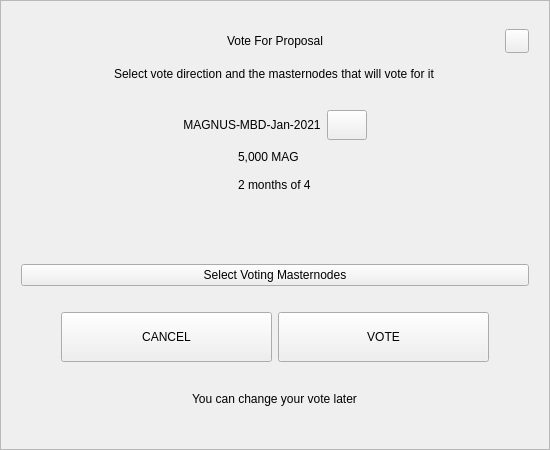
<?xml version="1.0" encoding="UTF-8"?>
<ui version="4.0">
 <class>VoteDialog</class>
 <widget class="QWidget" name="VoteDialog">
  <property name="geometry">
   <rect>
    <x>0</x>
    <y>0</y>
    <width>550</width>
    <height>450</height>
   </rect>
  </property>
  <layout class="QVBoxLayout" name="verticalLayout_1">
   <property name="spacing">
    <number>0</number>
   </property>
   <property name="leftMargin">
    <number>0</number>
   </property>
   <property name="topMargin">
    <number>0</number>
   </property>
   <property name="rightMargin">
    <number>0</number>
   </property>
   <property name="bottomMargin">
    <number>0</number>
   </property>
   <item>
    <widget class="QFrame" name="frame">
     <property name="styleSheet">
      <string notr="true"/>
     </property>
     <property name="frameShape">
      <enum>QFrame::StyledPanel</enum>
     </property>
     <property name="frameShadow">
      <enum>QFrame::Raised</enum>
     </property>
     <layout class="QVBoxLayout" name="verticalLayout_2">
      <property name="spacing">
       <number>6</number>
      </property>
      <property name="leftMargin">
       <number>20</number>
      </property>
      <property name="topMargin">
       <number>20</number>
      </property>
      <property name="rightMargin">
       <number>20</number>
      </property>
      <property name="bottomMargin">
       <number>20</number>
      </property>
      <item>
       <layout class="QHBoxLayout" name="horizontalLayout_1">
        <property name="spacing">
         <number>0</number>
        </property>
        <item>
         <spacer name="horizontalSpacer_1">
          <property name="orientation">
           <enum>Qt::Horizontal</enum>
          </property>
          <property name="sizeHint" stdset="0">
           <size>
            <width>40</width>
            <height>20</height>
           </size>
          </property>
         </spacer>
        </item>
        <item>
         <widget class="QLabel" name="labelTitle">
          <property name="minimumSize">
           <size>
            <width>0</width>
            <height>40</height>
           </size>
          </property>
          <property name="maximumSize">
           <size>
            <width>16777215</width>
            <height>40</height>
           </size>
          </property>
          <property name="styleSheet">
           <string notr="true">padding-left:24px;</string>
          </property>
          <property name="text">
           <string>Vote For Proposal</string>
          </property>
          <property name="alignment">
           <set>Qt::AlignCenter</set>
          </property>
          <property name="margin">
           <number>7</number>
          </property>
         </widget>
        </item>
        <item>
         <spacer name="horizontalSpacer_2">
          <property name="orientation">
           <enum>Qt::Horizontal</enum>
          </property>
          <property name="sizeHint" stdset="0">
           <size>
            <width>40</width>
            <height>20</height>
           </size>
          </property>
         </spacer>
        </item>
        <item>
         <widget class="QPushButton" name="btnEsc">
          <property name="minimumSize">
           <size>
            <width>24</width>
            <height>24</height>
           </size>
          </property>
          <property name="maximumSize">
           <size>
            <width>24</width>
            <height>24</height>
           </size>
          </property>
          <property name="focusPolicy">
           <enum>Qt::NoFocus</enum>
          </property>
          <property name="text">
           <string/>
          </property>
         </widget>
        </item>
       </layout>
      </item>
      <item alignment="Qt::AlignHCenter">
       <widget class="QLabel" name="labelSubtitle">
        <property name="text">
         <string>Select vote direction and the masternodes that will vote for it</string>
        </property>
       </widget>
      </item>
      <item>
       <spacer name="verticalSpacer_1">
        <property name="orientation">
         <enum>Qt::Vertical</enum>
        </property>
        <property name="sizeType">
         <enum>QSizePolicy::Expanding</enum>
        </property>
        <property name="sizeHint" stdset="0">
         <size>
          <width>20</width>
          <height>40</height>
         </size>
        </property>
       </spacer>
      </item>
      <item>
       <layout class="QHBoxLayout" name="horizontalLayout_2">
        <item>
         <spacer name="horizontalSpacer_3">
          <property name="orientation">
           <enum>Qt::Horizontal</enum>
          </property>
          <property name="sizeHint" stdset="0">
           <size>
            <width>40</width>
            <height>20</height>
           </size>
          </property>
         </spacer>
        </item>
        <item>
         <widget class="QLabel" name="labelTitleVote">
          <property name="minimumSize">
           <size>
            <width>0</width>
            <height>30</height>
           </size>
          </property>
          <property name="text">
           <string notr="true">MAGNUS-MBD-Jan-2021</string>
          </property>
          <property name="alignment">
           <set>Qt::AlignCenter</set>
          </property>
          <property name="wordWrap">
           <bool>true</bool>
          </property>
         </widget>
        </item>
        <item>
         <widget class="QPushButton" name="btnLink">
          <property name="minimumSize">
           <size>
            <width>0</width>
            <height>30</height>
           </size>
          </property>
          <property name="maximumSize">
           <size>
            <width>16777215</width>
            <height>30</height>
           </size>
          </property>
          <property name="cursor">
           <cursorShape>PointingHandCursor</cursorShape>
          </property>
          <property name="text">
           <string/>
          </property>
         </widget>
        </item>
        <item>
         <spacer name="horizontalSpacer_4">
          <property name="orientation">
           <enum>Qt::Horizontal</enum>
          </property>
          <property name="sizeHint" stdset="0">
           <size>
            <width>40</width>
            <height>20</height>
           </size>
          </property>
         </spacer>
        </item>
       </layout>
      </item>
      <item alignment="Qt::AlignHCenter">
       <widget class="QWidget" name="widget" native="true">
        <property name="minimumSize">
         <size>
          <width>0</width>
          <height>50</height>
         </size>
        </property>
        <layout class="QVBoxLayout" name="verticalLayout_3">
         <property name="spacing">
          <number>6</number>
         </property>
         <property name="leftMargin">
          <number>0</number>
         </property>
         <property name="topMargin">
          <number>0</number>
         </property>
         <property name="rightMargin">
          <number>0</number>
         </property>
         <property name="bottomMargin">
          <number>0</number>
         </property>
         <item>
          <widget class="QLabel" name="labelAmount">
           <property name="text">
            <string notr="true">5,000 MAG</string>
           </property>
          </widget>
         </item>
         <item>
          <widget class="QLabel" name="labelTime">
           <property name="text">
            <string notr="true">2 months of 4</string>
           </property>
          </widget>
         </item>
        </layout>
       </widget>
      </item>
      <item>
       <spacer name="verticalSpacer_2">
        <property name="orientation">
         <enum>Qt::Vertical</enum>
        </property>
        <property name="sizeType">
         <enum>QSizePolicy::Fixed</enum>
        </property>
        <property name="sizeHint" stdset="0">
         <size>
          <width>20</width>
          <height>10</height>
         </size>
        </property>
       </spacer>
      </item>
      <item>
       <widget class="QWidget" name="containerVotes" native="true">
        <property name="minimumSize">
         <size>
          <width>0</width>
          <height>36</height>
         </size>
        </property>
        <layout class="QHBoxLayout" name="horizontalLayout_3" stretch="1,0,1">
         <property name="spacing">
          <number>0</number>
         </property>
         <property name="leftMargin">
          <number>0</number>
         </property>
         <property name="topMargin">
          <number>0</number>
         </property>
         <property name="rightMargin">
          <number>0</number>
         </property>
         <property name="bottomMargin">
          <number>0</number>
         </property>
         <item>
          <widget class="QWidget" name="containerNo" native="true">
           <property name="sizePolicy">
            <sizepolicy hsizetype="Expanding" vsizetype="Preferred">
             <horstretch>0</horstretch>
             <verstretch>0</verstretch>
            </sizepolicy>
           </property>
           <property name="minimumSize">
            <size>
             <width>0</width>
             <height>36</height>
            </size>
           </property>
           <layout class="QGridLayout" name="gridLayout">
            <property name="leftMargin">
             <number>0</number>
            </property>
            <property name="topMargin">
             <number>0</number>
            </property>
            <property name="rightMargin">
             <number>0</number>
            </property>
            <property name="bottomMargin">
             <number>0</number>
            </property>
            <property name="spacing">
             <number>0</number>
            </property>
           </layout>
          </widget>
         </item>
         <item>
          <spacer name="horizontalSpacer_5">
           <property name="orientation">
            <enum>Qt::Horizontal</enum>
           </property>
           <property name="sizeType">
            <enum>QSizePolicy::Fixed</enum>
           </property>
           <property name="sizeHint" stdset="0">
            <size>
             <width>16</width>
             <height>20</height>
            </size>
           </property>
          </spacer>
         </item>
         <item>
          <widget class="QWidget" name="containerYes" native="true">
           <property name="minimumSize">
            <size>
             <width>0</width>
             <height>36</height>
            </size>
           </property>
           <property name="layoutDirection">
            <enum>Qt::LeftToRight</enum>
           </property>
           <layout class="QGridLayout" name="gridLayout_2">
            <property name="leftMargin">
             <number>0</number>
            </property>
            <property name="topMargin">
             <number>0</number>
            </property>
            <property name="rightMargin">
             <number>0</number>
            </property>
            <property name="bottomMargin">
             <number>0</number>
            </property>
            <property name="horizontalSpacing">
             <number>0</number>
            </property>
           </layout>
          </widget>
         </item>
        </layout>
       </widget>
      </item>
      <item>
       <spacer name="verticalSpacer_3">
        <property name="orientation">
         <enum>Qt::Vertical</enum>
        </property>
        <property name="sizeType">
         <enum>QSizePolicy::Fixed</enum>
        </property>
        <property name="sizeHint" stdset="0">
         <size>
          <width>20</width>
          <height>10</height>
         </size>
        </property>
       </spacer>
      </item>
      <item>
       <widget class="QPushButton" name="btnSelectMasternodes">
        <property name="cursor">
         <cursorShape>PointingHandCursor</cursorShape>
        </property>
        <property name="text">
         <string>Select Voting Masternodes</string>
        </property>
       </widget>
      </item>
      <item>
       <spacer name="verticalSpacer_4">
        <property name="orientation">
         <enum>Qt::Vertical</enum>
        </property>
        <property name="sizeType">
         <enum>QSizePolicy::Fixed</enum>
        </property>
        <property name="sizeHint" stdset="0">
         <size>
          <width>20</width>
          <height>20</height>
         </size>
        </property>
       </spacer>
      </item>
      <item>
       <layout class="QHBoxLayout" name="horizontalLayout_4" stretch="0,2,2,0">
        <item>
         <spacer name="horizontalSpacer_6">
          <property name="orientation">
           <enum>Qt::Horizontal</enum>
          </property>
          <property name="sizeHint" stdset="0">
           <size>
            <width>40</width>
            <height>20</height>
           </size>
          </property>
         </spacer>
        </item>
        <item>
         <widget class="QPushButton" name="btnCancel">
          <property name="minimumSize">
           <size>
            <width>0</width>
            <height>50</height>
           </size>
          </property>
          <property name="focusPolicy">
           <enum>Qt::NoFocus</enum>
          </property>
          <property name="text">
           <string>CANCEL</string>
          </property>
         </widget>
        </item>
        <item>
         <widget class="QPushButton" name="btnSave">
          <property name="minimumSize">
           <size>
            <width>0</width>
            <height>50</height>
           </size>
          </property>
          <property name="focusPolicy">
           <enum>Qt::NoFocus</enum>
          </property>
          <property name="text">
           <string>VOTE</string>
          </property>
         </widget>
        </item>
        <item>
         <spacer name="horizontalSpacer_7">
          <property name="orientation">
           <enum>Qt::Horizontal</enum>
          </property>
          <property name="sizeHint" stdset="0">
           <size>
            <width>40</width>
            <height>20</height>
           </size>
          </property>
         </spacer>
        </item>
       </layout>
      </item>
      <item>
       <spacer name="verticalSpacer_5">
        <property name="orientation">
         <enum>Qt::Vertical</enum>
        </property>
        <property name="sizeType">
         <enum>QSizePolicy::Expanding</enum>
        </property>
        <property name="sizeHint" stdset="0">
         <size>
          <width>20</width>
          <height>10</height>
         </size>
        </property>
       </spacer>
      </item>
      <item>
       <spacer name="verticalSpacer_6">
        <property name="orientation">
         <enum>Qt::Vertical</enum>
        </property>
        <property name="sizeHint" stdset="0">
         <size>
          <width>20</width>
          <height>40</height>
         </size>
        </property>
       </spacer>
      </item>
      <item alignment="Qt::AlignHCenter">
       <widget class="QLabel" name="labelMessage">
        <property name="text">
         <string>You can change your vote later</string>
        </property>
       </widget>
      </item>
      <item>
       <spacer name="verticalSpacer_7">
        <property name="orientation">
         <enum>Qt::Vertical</enum>
        </property>
        <property name="sizeType">
         <enum>QSizePolicy::Expanding</enum>
        </property>
        <property name="sizeHint" stdset="0">
         <size>
          <width>20</width>
          <height>40</height>
         </size>
        </property>
       </spacer>
      </item>
     </layout>
    </widget>
   </item>
  </layout>
 </widget>
 <resources/>
 <connections/>
</ui>
